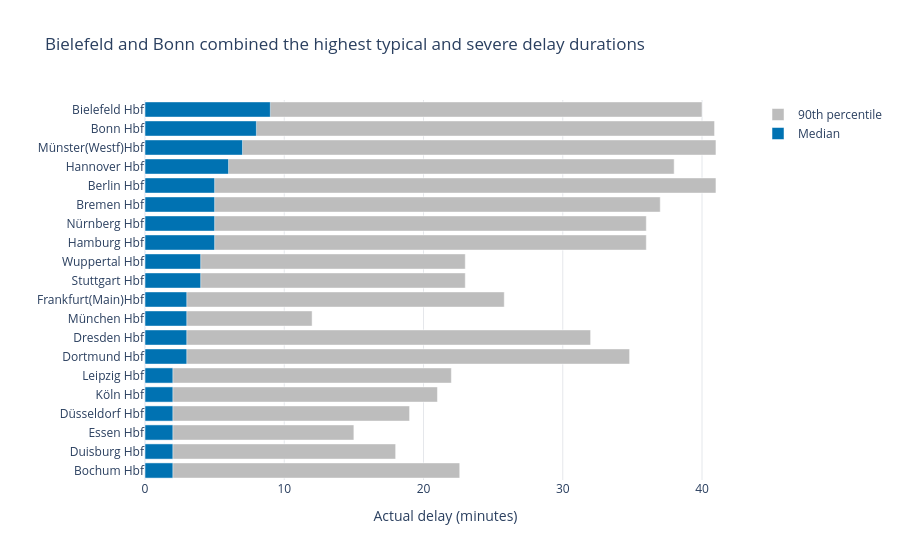

The notebook cell saved with this chart:
### Markdown cell above
## Question 7 — Which stations experienced the longest typical and severe delays?

### Why this matters

Stations with similar delay rates may experience very different delay
durations. Comparing the median and 90th percentile distinguishes typical
delay severity from more extreme cases.

### Method

For each station, the median and 90th-percentile actual delay are calculated
using delayed records with usable real-time information. Stations with fewer
than 100 such records are excluded.

### Code cell
station_duration = (
    delayed_with_time.groupby(
        "station",
        as_index=False
    )
    .agg(
        delayed_records=(
            "actual_delay_minutes",
            "size"
        ),
        median_delay=(
            "actual_delay_minutes",
            "median"
        ),
        p90_delay=(
            "actual_delay_minutes",
            lambda values: values.quantile(0.90)
        )
    )
)


station_duration = station_duration[
    station_duration["delayed_records"] >= 100
].copy()


station_duration = station_duration.sort_values(
    "median_delay"
)


fig = go.Figure()


fig.add_trace(
    go.Bar(
        x=station_duration["p90_delay"],
        y=station_duration["station"],
        orientation="h",
        name="90th percentile",
        marker_color=CONTEXT_GREY,
        hovertemplate=(
            "%{y}<br>"
            "90th percentile: %{x:.1f} min"
            "<extra></extra>"
        )
    )
)


fig.add_trace(
    go.Bar(
        x=station_duration["median_delay"],
        y=station_duration["station"],
        orientation="h",
        name="Median",
        marker_color=CVD_BLUE,
        hovertemplate=(
            "%{y}<br>"
            "Median: %{x:.1f} min"
            "<extra></extra>"
        )
    )
)


fig.update_layout(
    barmode="overlay",
    template="plotly_white",
    title=(
        "Bielefeld and Bonn combined the highest "
        "typical and severe delay durations"
    ),
    xaxis_title="Actual delay (minutes)",
    yaxis_title="",
    legend_title_text=""
)

fig.update_xaxes(
    gridcolor="#E5E7EB"
)

fig.show()

### Figure 1 — Plotly figure (JSON) as saved in the notebook; plotly's stock layout.template omitted (floating-point values rounded to 4 significant figures)
{"data": [{"hovertemplate": "%{y}<br>90th percentile: %{x:.1f} min<extra></extra>", "marker": {"color": "#BDBDBD"}, "name": "90th percentile", "orientation": "h", "type": "bar", "x": [22.6, 18.0, 15.0, 19.0, 21.0, 22.0, 34.8, 32.0, 12.0, 25.8, 23.0, 23.0, 36.0, 36.0, 37.0, 41.0, 38.0, 41.0, 40.9, 40.0], "y": ["Bochum Hbf", "Duisburg Hbf", "Essen Hbf", "Düsseldorf Hbf", "Köln Hbf", "Leipzig Hbf", "Dortmund Hbf", "Dresden Hbf", "München Hbf", "Frankfurt(Main)Hbf", "Stuttgart Hbf", "Wuppertal Hbf", "Hamburg Hbf", "Nürnberg Hbf", "Bremen Hbf", "Berlin Hbf", "Hannover Hbf", "Münster(Westf)Hbf", "Bonn Hbf", "Bielefeld Hbf"]}, {"hovertemplate": "%{y}<br>Median: %{x:.1f} min<extra></extra>", "marker": {"color": "#0072B2"}, "name": "Median", "orientation": "h", "type": "bar", "x": [2.0, 2.0, 2.0, 2.0, 2.0, 2.0, 3.0, 3.0, 3.0, 3.0, 4.0, 4.0, 5.0, 5.0, 5.0, 5.0, 6.0, 7.0, 8.0, 9.0], "y": ["Bochum Hbf", "Duisburg Hbf", "Essen Hbf", "Düsseldorf Hbf", "Köln Hbf", "Leipzig Hbf", "Dortmund Hbf", "Dresden Hbf", "München Hbf", "Frankfurt(Main)Hbf", "Stuttgart Hbf", "Wuppertal Hbf", "Hamburg Hbf", "Nürnberg Hbf", "Bremen Hbf", "Berlin Hbf", "Hannover Hbf", "Münster(Westf)Hbf", "Bonn Hbf", "Bielefeld Hbf"]}], "layout": {"barmode": "overlay", "legend": {"title": {"text": ""}}, "title": {"text": "Bielefeld and Bonn combined the highest typical and severe delay durations"}, "xaxis": {"gridcolor": "#E5E7EB", "title": {"text": "Actual delay (minutes)"}}, "yaxis": {"title": {"text": ""}}}}
